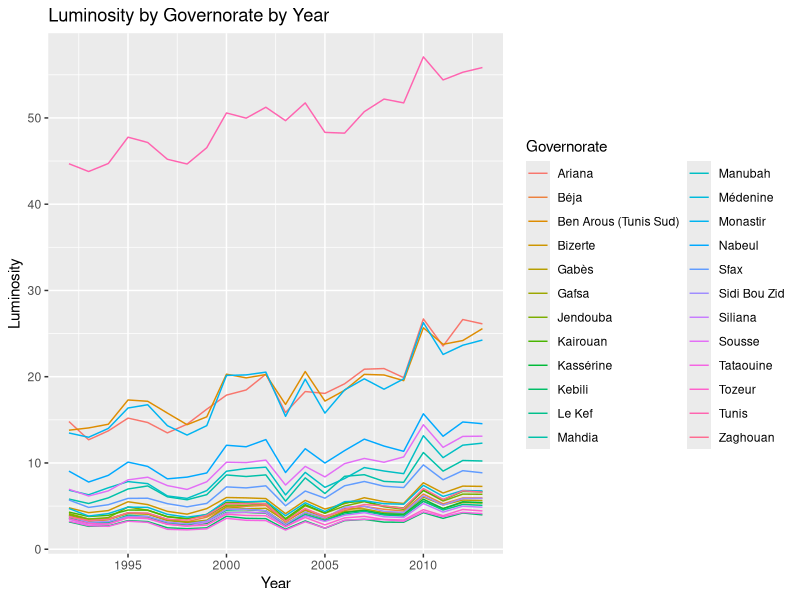
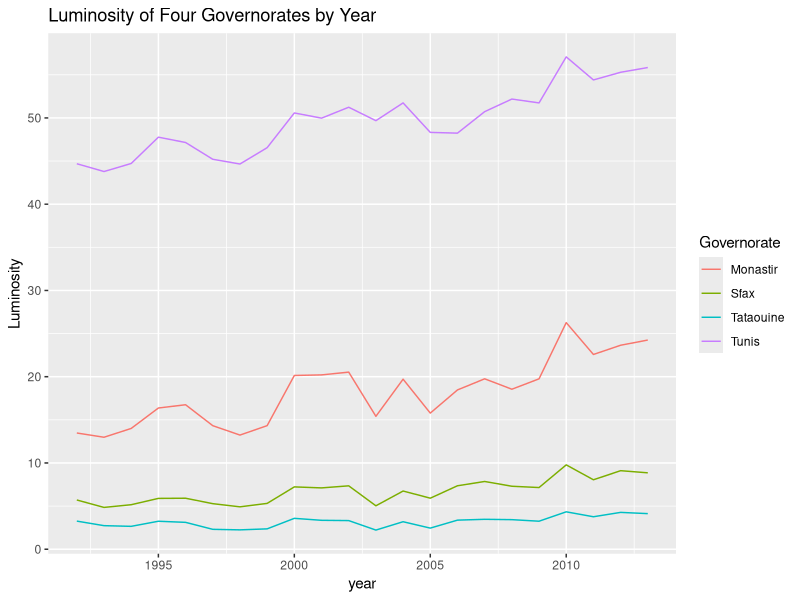
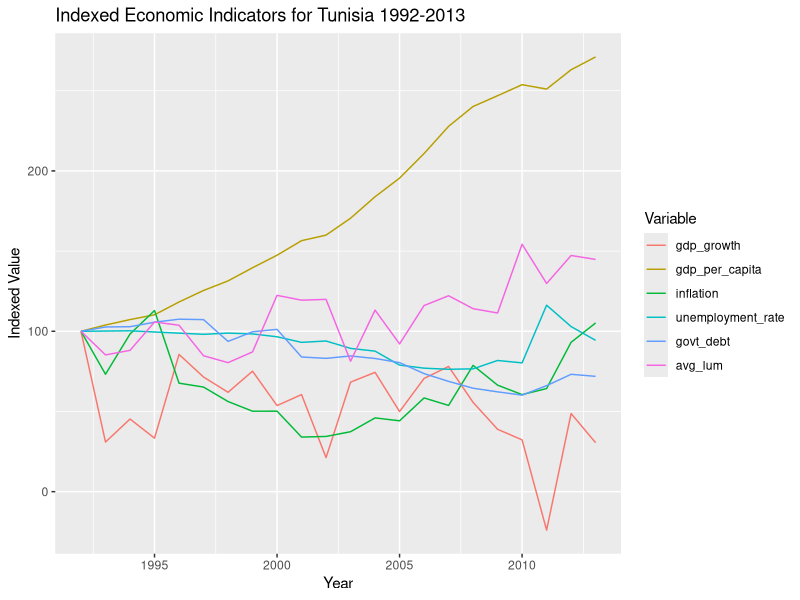
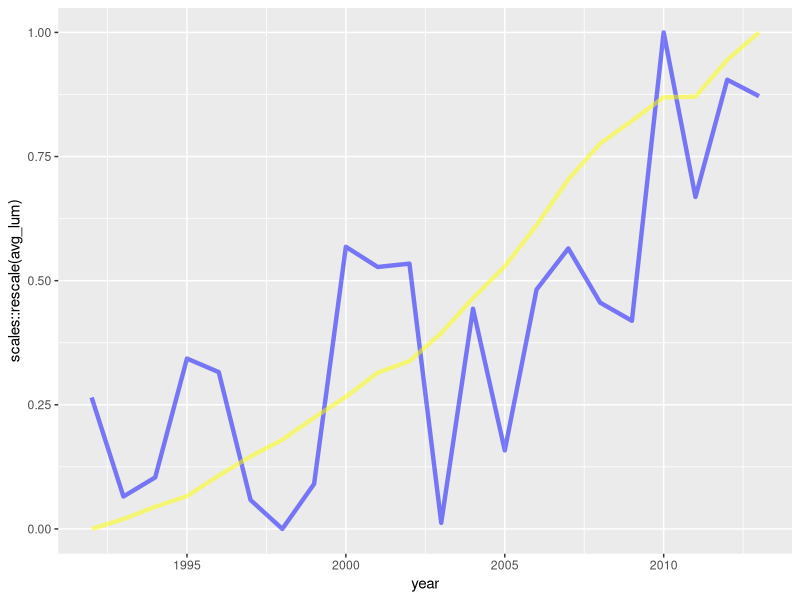
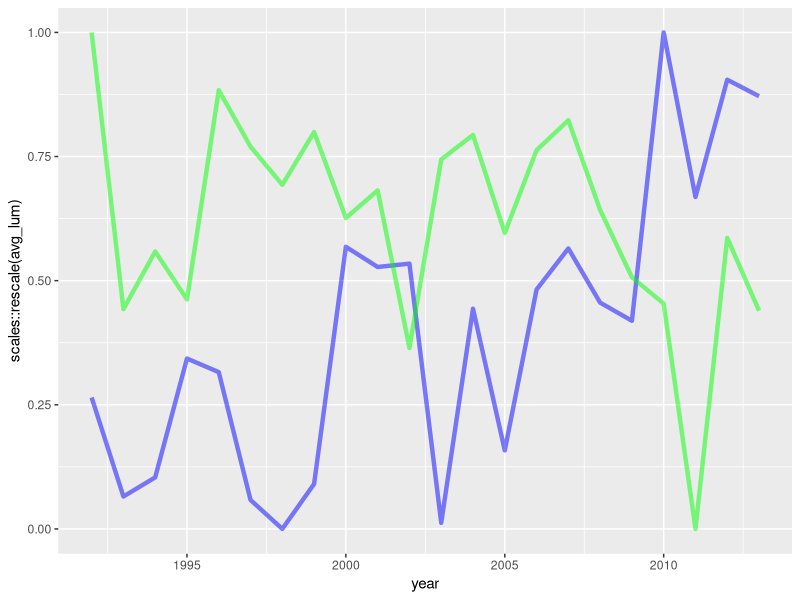
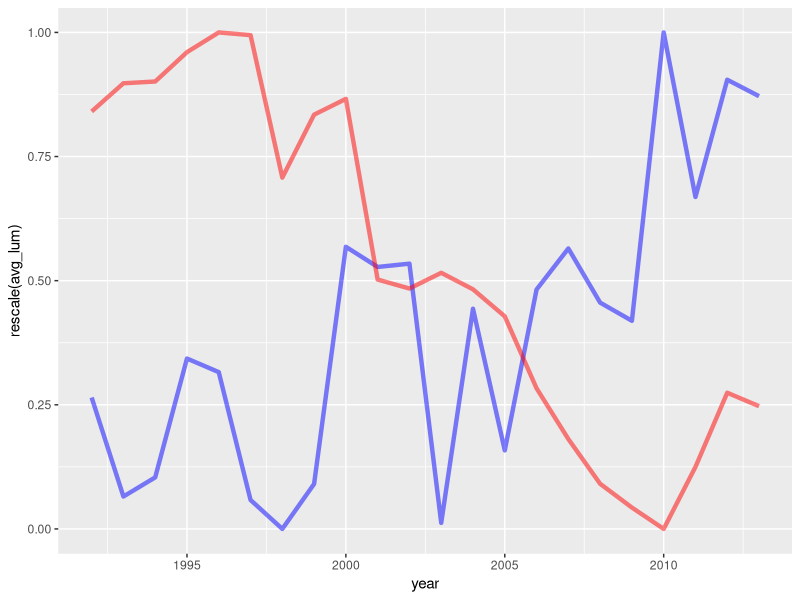

These figures' R source, in order:
## ---- chunk 1
knitr::opts_chunk$set(echo = TRUE)
library(tidyverse)
library(reshape2)
library(scales)
## ---- chunk 2
lum <- read_csv("../data/final/tun_lum_governorate_93_13_tidy.csv")

# Plot of Luminosity by Governorate by Year
ggplot(lum, aes(x = year, y = mean, colour=NAME_1)) +
geom_line() +
xlab("Year") +
ylab("Luminosity") +
ggtitle("Luminosity by Governorate by Year") + labs(color='Governorate') 

# Subset of Data
ggplot(subset(lum, NAME_1 %in% c("Tunis", "Sfax", "Monastir", "Tataouine")),
       aes(x=year,
       y=mean,
       color=NAME_1, group = NAME_1))+
  geom_line() +
ylab("Luminosity") +
ggtitle("Luminosity of Four Governorates by Year") + labs(color='Governorate') 

tun <- lum %>% 
   group_by(year) %>%                         
   summarise(count = sum(count), sum = sum(sum))
   
tunisia_economy <- read_csv("../data/intermediate/tunisia_economy.csv")
tunisia <- merge(tun,tunisia_economy,by="year")

tunisia$avg_lum <- tunisia$sum / tunisia$count

melt_tunisia <- melt(tunisia,id="year")

melt_tunisia <- melt_tunisia %>%
      group_by(variable) %>%
      arrange(year) %>%
      mutate(indexedvalue = 100 * value / first(value))

ggplot(subset(melt_tunisia, variable %in% c("avg_lum", "govt_debt", "gdp_per_capita", "gdp_growth", "inflation", "unemployment_rate")),
       aes(x=year,
       y=indexedvalue,
       color=variable, group = variable))+
  geom_line() + ggtitle("Indexed Economic Indicators for Tunisia 1992-2013") +xlab("Year") + ylab("Indexed Value") + labs(color='Variable') 
  
cor_tunisia <- cor(tunisia)
cor_tunisia

    ggplot(data = tunisia, mapping = aes(x = year)) + 
  geom_line(aes(y = scales::rescale(avg_lum)), color = "blue", size = 1.5, alpha = .5) + 
  geom_line(aes(y = scales::rescale(gdp_ppp)), color = "yellow", size = 1.5, alpha = .5) +
              theme(legend.position=c(.1,.85))			  


    ggplot(data = tunisia, mapping = aes(x = year)) + 
  geom_line(aes(y = scales::rescale(avg_lum)), color = "blue", size = 1.5, alpha = .5) + 
  geom_line(aes(y = scales::rescale(gdp_growth)), color = "green", size = 1.5, alpha = .5) +
              theme(legend.position=c(.1,.85))		         
## ---- chunk 3
    ggplot(data = tunisia, mapping = aes(x = year)) + 
  geom_line(aes(y = rescale(avg_lum)), color = "blue", size = 1.5, alpha = .5) + 
  geom_line(aes(y = rescale(govt_debt)), color = "red", size = 1.5, alpha = .5) +
              theme(legend.position=c(.1,.85))		
